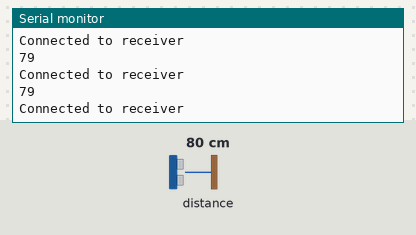
Recording of a sketch running on a simulated ESP8266 (NodeMCU). On the bench: the last lines printed to the serial monitor. Wiring (inferred from the names in the program): ultrasonic range finder: trigger GPIO 4; echo GPIO 0. The test bench sets the inputs (shaded band); at power-on: distance to the obstacle 80 cm. The echo pulse lasts 58.3 µs per cm; WiFi joins after 1.5 s; servers stay silent unless stated.

Above: at 3.2 s.
3.3 s: distance to the obstacle set to 2 cm
At 3.38 s:
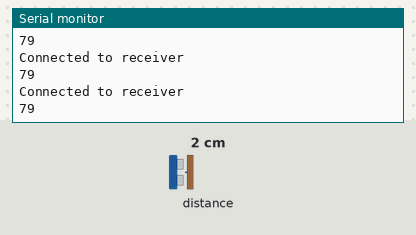
4.8 s: distance to the obstacle set to 4 cm
At 4.89 s:
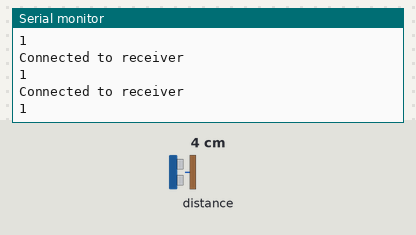
Timing chart, 0 to 7.8 s (numbered marks = the images above; inputs shaded):
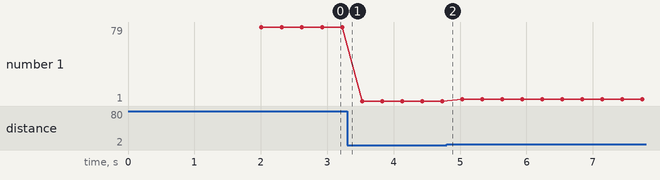

The sketch:

transmitter.ino
```cpp
#include <ESP8266WiFi.h>

const char *ssid = "Redmi Note 9";
const char *password = "12345678";
const char *receiverIP = "192.168.94.180";
const int receiverPort = 80;  // Use any desired port

WiFiClient client;
int distance = 0;

// Sonar (Ultrasonic Sensor) configuration
const int trigPin = 4;  // GPIO pin connected to the trig pin of the sonar module
const int echoPin = 0;  // GPIO pin connected to the echo pin of the sonar module

void setup() {
  Serial.begin(115200);

  // Connect to WiFi
  WiFi.begin(ssid, password);
  while (WiFi.status() != WL_CONNECTED) {
    delay(1000);
    Serial.println("Connecting to WiFi...");
  }
  Serial.println("Connected to WiFi");

  // Set up sonar pins
  pinMode(trigPin, OUTPUT);
  pinMode(echoPin, INPUT);

  // Set up transmitter
  Serial.println("Transmitter ready");
}

void loop() {
  // Read distance from sonar
  distance = getSonarDistance();

  // Determine value to send based on distance
  String valueToSend;
  if (distance > 20) {
    valueToSend = "11";
  } else if (distance > 10 && distance <= 20) {
    valueToSend = "10";
  } else {
    valueToSend = "00";
  }
  Serial.println(distance);
  // Send value to receiver
  if (client.connect(receiverIP, receiverPort)) {
    Serial.println("Connected to receiver");
    client.print("Value: ");
    client.println(valueToSend);
    client.stop();
  } else {
    Serial.println("Connection to receiver failed");
  }

  delay(100);  // Send every 5 seconds, adjust as needed
}

int getSonarDistance() {
  // Trigger sonar to send pulse
  digitalWrite(trigPin, LOW);
  delayMicroseconds(2);
  digitalWrite(trigPin, HIGH);
  delayMicroseconds(10);
  digitalWrite(trigPin, LOW);

  // Read the duration of the echo pulse
  unsigned long duration = pulseIn(echoPin, HIGH);

  // Convert duration to distance (in cm) using the speed of sound
  int distance = duration * 0.034 / 2;

  return distance;
}
```

Measured:
- plotted number 1: 79 → 1 after the input at 3.3 s, 1 → 3 after the input at 4.8 s
